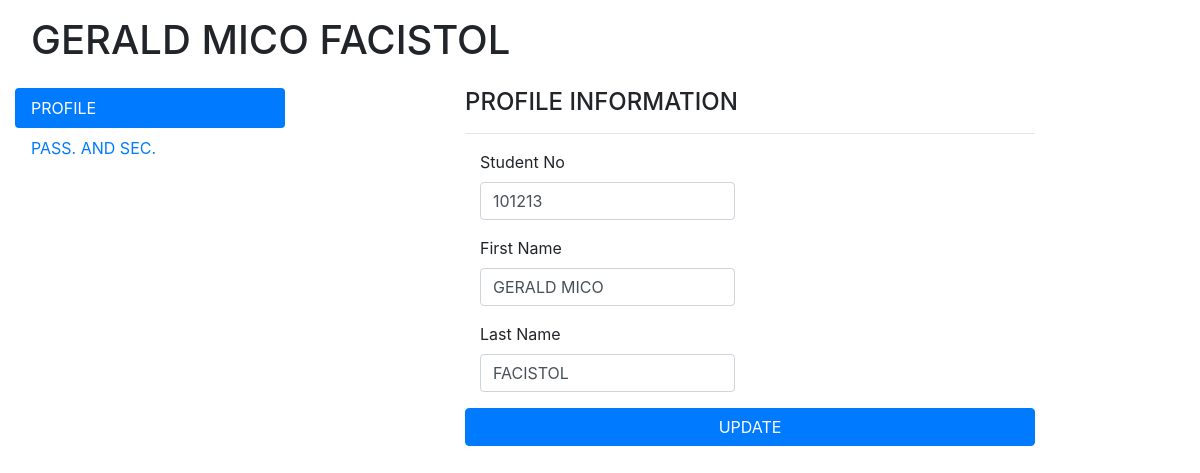
The page /ADMIN/pages/settings/index.php?user_id=1 on the database its author committed.
### tables this page shows
CREATE TABLE `users` (
  `user_id` int(11) NOT NULL,
  `student_no` int(50) NOT NULL,
  `fname` varchar(100) NOT NULL,
  `lname` varchar(100) NOT NULL,
  `email` varchar(100) NOT NULL,
  `password` varchar(100) NOT NULL,
  `gender` varchar(200) NOT NULL,
  `code` int(100) NOT NULL,
  `status` varchar(100) NOT NULL,
  `date_created` date NOT NULL
);

### ADMIN/pages/settings/index.php (the view, shortened to what this page needs)
<?php
include_once('../../../connection/connection.php');
$user_id = $_GET['user_id'];
$rresult=mysqli_query($conn, "SELECT * FROM `users` WHERE user_id = '$user_id'");
$rrow=mysqli_fetch_array($rresult);
?>
<!DOCTYPE html>
<html lang="en" >
<head>
  <link rel='stylesheet' href='https://cdnjs.cloudflare.com/ajax/libs/twitter-bootstrap/4.1.3/css/bootstrap.min.css'>
</head>
<body>
<div class="container-fluid">
  <h1 class="p-3"><?php echo strtoupper($rrow['fname']); echo ' '; echo strtoupper($rrow['lname']); ?></h1>
  <div class="row">
    <div class="col-md-3 col-sm-12">
      <div class="nav flex-column nav-pills" id="v-pills-tab" role="tablist" aria-orientation="vertical">
        <a class="nav-link active" id="profile-tab" data-toggle="pill" href="#profile" role="tab" aria-controls="profile" aria-selected="true">PROFILE</a>
        <a class="nav-link" id="history-tab" data-toggle="pill" href="#history" role="tab" aria-controls="history" aria-selected="false">PASS. AND SEC.</a>
      </div>
    </div>
    <div class="col-md-9 col-sm-12 mb-5">
      <div class="tab-content" id="v-pills-tabContent">
        <div class="tab-pane fade show active" id="profile" role="tabpanel" aria-labbelledby="profile-tab">
          <div class="row">
            <div class="col"></div>
            <div class="col-lg-8 col-md-10 col-sm-12">
              <h4> PROFILE INFORMATION </h4>
              <hr/>
              <form action="#" method="POST">
               <div class="form-group col-lg-6 col-md-12">
                  <label for="firstname">Student No</label>
                  <input class="form-control" id="firstname" name="student_no" value="<?php echo $rrow['student_no']; ?>" required="">
                </div>
                <div class="form-group col-lg-6 col-md-12">
                  <label for="firstname">First Name</label>
                  <input class="form-control" id="firstname" name="fname" value="<?php echo $rrow['fname']; ?>" required="">
                </div>
                <div class="form-group col-lg-6 col-md-12">
                  <label for="lastname">Last Name</label>
                  <input class="form-control" id="lastname" name="lname" value="<?php echo $rrow['lname']; ?>" required="">
                </div>
                <input type="submit"  class="btn btn-primary"  name="submit" value="UPDATE" style="width:100%;">
              </form>
            </div>
            <div class="col"></div>
          </div>
        </div>
      </div>
    </div>
  </div>
</div>
<link rel="stylesheet" type="text/css" href="https://cdn.datatables.net/1.13.1/css/jquery.dataTables.css">
</body>
</html>

### rows shown on the page
users: fname "GERALD MICO", lname "FACISTOL", student_no "101213"
